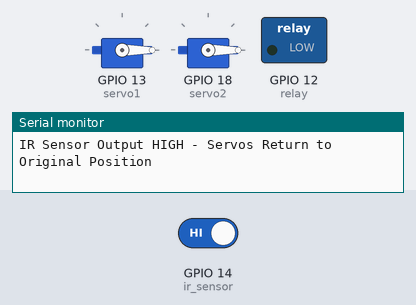
The sketch below on a simulated ESP32. Parts: 2 × servo, switched loads named in the sketch (green lamp = pin HIGH), the last lines printed to the serial monitor. The test bench sets the inputs (shaded band); at power-on: GPIO 14 (ir_sensor) HIGH.

Above: at 2.8 s.
2.9 s: GPIO 14 (ir_sensor) driven LOW
At 4.2 s:
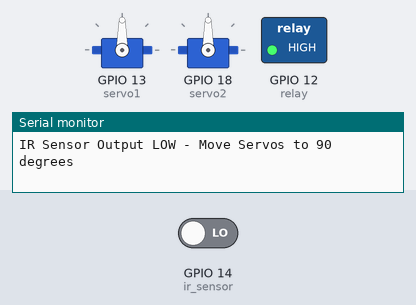
4.5 s: GPIO 14 (ir_sensor) driven HIGH
At 5.9 s:
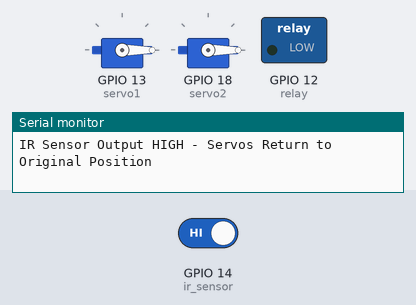
Timing chart, 0 to 7.5 s (numbered marks = the images above; inputs shaded):
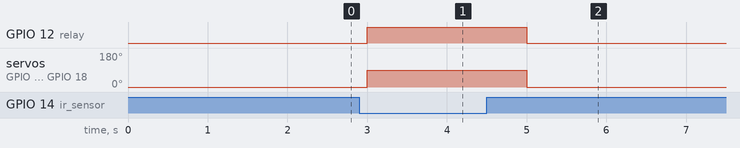

Measured:
- after the input at 2.9 s, GPIO 12 (relay): LOW → HIGH after 0.10 s; servo on GPIO 13 (servo1), servo on GPIO 18 (servo2): 0° → 90° after 0.10 s
- after the input at 4.5 s, GPIO 12 (relay): HIGH → LOW after 0.50 s; servo on GPIO 13 (servo1), servo on GPIO 18 (servo2): 90° → 0° after 0.50 s

The sketch:

Arduino_Code.ino
```cpp
#include <ESP32Servo.h>

int ir_sensor = 14;
int relay = 12;
int originalPosition1 = 0;
int originalPosition2 = 0;

Servo servo1;
Servo servo2;

void setup() {
  pinMode(ir_sensor, INPUT);
  pinMode(relay, OUTPUT);
  servo1.attach(13);
  servo2.attach(18);
  Serial.begin(9600);
}

void loop() {
  int VAL = digitalRead(ir_sensor);

  if (VAL == 0) {
    digitalWrite(relay, HIGH);
    Serial.println("IR Sensor Output LOW - Move Servos to 90 degrees");

    servo1.write(90);
    servo2.write(90);
    delay(1000);
  } else {
    digitalWrite(relay, LOW);
    Serial.println("IR Sensor Output HIGH - Servos Return to Original Position");

    servo1.write(originalPosition1);
    servo2.write(originalPosition2);
    delay(1000);
  }
}
```
